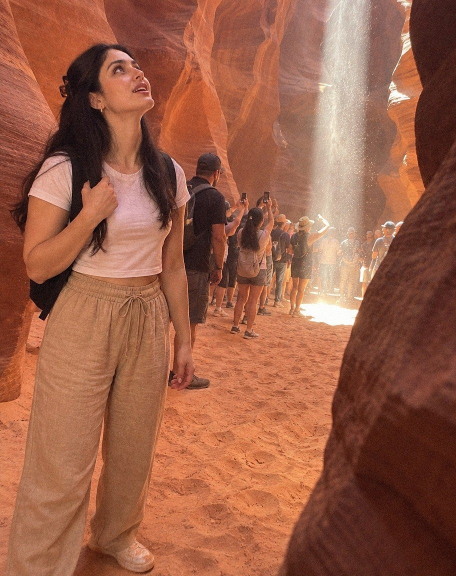
#> input picture photos/antelopecanyon-diary/01.jpg, 912 x 1152 px, found by its file name (shown at 1/2 size)
$ python make_page_reel.py ../photos/antelopecanyon-diary/01.jpg ../photos/antelopecanyon-diary/02.jpg ../photos/antelopecanyon-diary/02.jpg
#> lines starting #> are read from the running program, lines starting #| are printed output that depends on the picture
#!/usr/bin/env python3
"""make_page_reel.py SLIDES_DIR OUT.mp4 [VOICE.mp3|wav]

The magazine reel: a 10 s 9:16 flick through the seven carousel pages (slides/<name>/01..07.jpg).
  0.0- 1.5 s  the cover holds (the title is on it, readable with sound off on frame 0)
  then each page turns like a magazine page: the sheet rotates about the left spine, its free edge
  sweeping right-to-left with a little perspective and a shadow on the page beneath, 1.4 s a page;
  ends on the back cover (the save line) so it loops.
Each page becomes a full 9:16 sheet: a flat top or bottom edge colour (any palette) extends above and below
the 1080x1350 page; photo pages extend with a blurred, darkened copy of themselves. Frames are drawn with Pillow and
piped to ffmpeg (libx264, yuv420p, 30 fps). With VOICE (Samaira's line, TopView text-to-speech, Kelly) the line is the reel's own audio, loudness-normalised to -16 LUFS, and the pages follow the
voice: the line is written as seven phrases in page order, no comma inside a phrase, a <#x#> pause marker between
phrases (the brief varies x with the content; a marker gap is always longer than the voice's own breath at a full stop),
so the six longest gaps in the audio (ffmpeg silencedetect) are the page-turn cues and each page holds as long as its
phrase. The back cover holds until 0.4 s after the voice ends. Fewer than six gaps: fixed 1.4 s clock. Without a voice the reel is silent (the
trending track is added in the Instagram app either way).
Env: FFMPEG.
"""
import os, subprocess, sys
from PIL import Image, ImageDraw, ImageFilter

src, out = sys.argv[1], sys.argv[2]
voice = sys.argv[3] if len(sys.argv) > 3 else None
FF = os.environ.get("FFMPEG", "ffmpeg")
W, H, FPS = 1080, 1920, 30
PW, PH = 1080, 1350
FOREST = (18, 62, 43)        # the ground behind a turning page
HOLD, TURN, SLIDE = 1.5, 0.5, 1.4            # cover hold, page-turn length, seconds per later page: 10.0 s total, nothing over 1.5 s
Y0 = (H - PH) // 2

def flat(page, y):
    """the page's colour at the top or bottom edge if a 200x24 patch there is one flat colour, else None"""
    patch = page.crop((PW // 2 - 100, y, PW // 2 + 100, y + 24))
    ex = patch.getextrema()
    if all(b - a < 10 for a, b in ex): return patch.getpixel((100, 12))
    return None

def sheet(page):
    """the page on its own 9:16 ground: above and below it, the page's own top/bottom colour when that is a
    paper colour (butter, lime, forest), otherwise a blurred, darkened copy of the page"""
    s = max(W / PW, H / PH); big = page.resize((round(PW * s), round(PH * s)), Image.BILINEAR)
#> after `s = max(W / PW, H / PH)`: s = 1.42
    blur = big.crop(((big.width - W) // 2, (big.height - H) // 2, (big.width - W) // 2 + W, (big.height - H) // 2 + H))
    blur = Image.blend(blur.filter(ImageFilter.GaussianBlur(30)), Image.new("RGB", (W, H), FOREST), 0.45)
    bg = blur
    for edge, box in ((flat(page, 4), (0, 0, W, Y0)), (flat(page, PH - 28), (0, Y0 + PH, W, H))):
#> in flat, `ex = patch.getextrema()`: ex = ((102, 246), (41, 158), (16, 126))
        if edge is not None:
            bg.paste(Image.new("RGB", (box[2] - box[0], box[3] - box[1]), edge), (box[0], box[1]))
#> this loop made 2 passes
    bg.paste(page, (0, Y0)); return bg
#> after `bg.paste(page, (0, Y0))`:
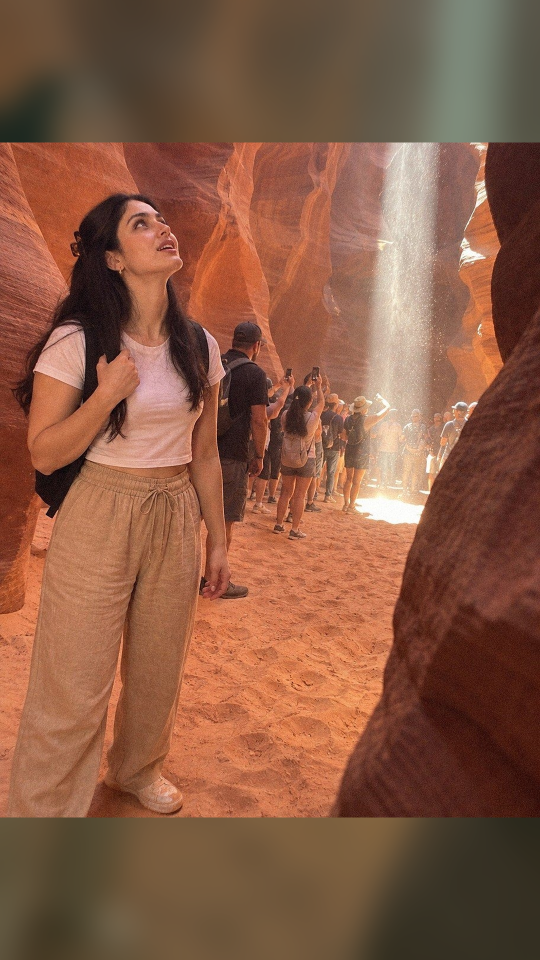
#> bg: PIL image 1080x1920 RGB (shown at 1/2 size); mean R, G, B 136.7, 90.2, 67.8

pages = [sheet(Image.open(os.path.join(src, f"{i:02d}.jpg")).convert("RGB").resize((PW, PH), Image.LANCZOS)) for i in range(1, 8)]
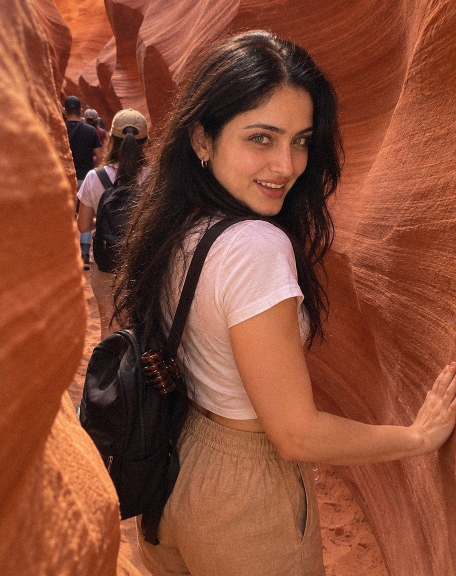
#> input picture photos/antelopecanyon-diary/02.jpg, 912 x 1152 px, found by its file name (shown at 1/2 size)
#> in sheet (call 2), `blur = big.crop(((big.width - W) // 2, (big.height - H) // 2, (big.wid..`:
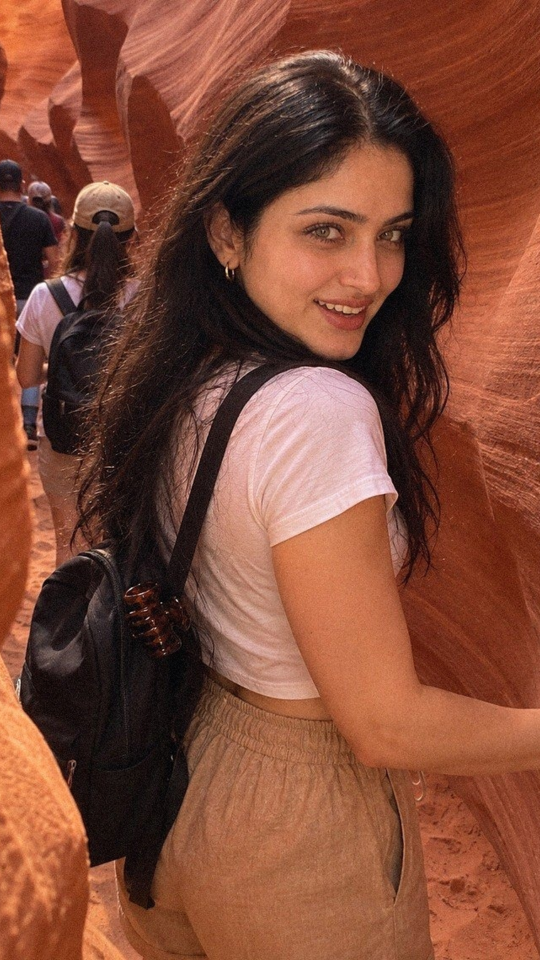
#> blur: PIL image 1080x1920 RGB (shown at 1/2 size); mean R, G, B 128.1, 73.7, 55.2
#> in sheet (call 2), `blur = Image.blend(blur.filter(ImageFilter.GaussianBlur(30)), Image.ne..`:
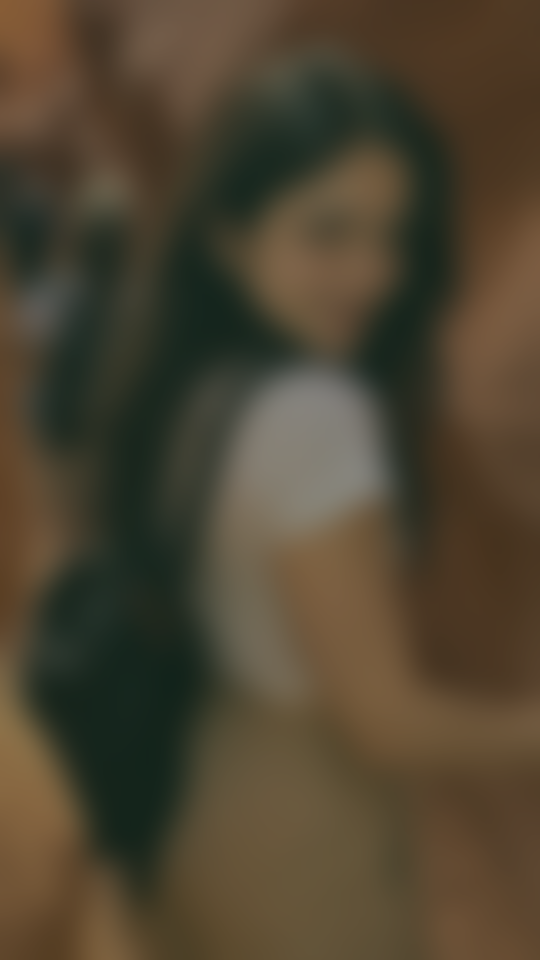
#> blur: PIL image 1080x1920 RGB (shown at 1/2 size); mean R, G, B 78.1, 68, 49.2
#> in flat (call 3), `patch = page.crop((PW // 2 - 100, y, PW // 2 + 100, y + 24))`:
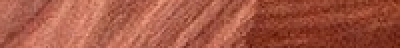
#> patch: PIL image 200x24 RGB (shown 2 times larger); mean R, G, B 164.3, 87.1, 67.5
#> in flat (call 3), `ex = patch.getextrema()`: ex = ((95, 244), (18, 165), (0, 142))
#> in flat (call 4), `patch = page.crop((PW // 2 - 100, y, PW // 2 + 100, y + 24))`:
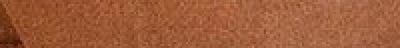
#> patch: PIL image 200x24 RGB (shown 2 times larger); mean R, G, B 158.5, 92.1, 58.2
#> in flat (call 4), `ex = patch.getextrema()`: ex = ((69, 198), (11, 135), (0, 101))
#> the loop in sheet (call 2), `for edge, box in ((flat(page, 4), (0, 0, W, Y0)), (flat(page, PH - 28)..` made 2 passes
#> in sheet (call 2), `bg.paste(page, (0, Y0))`:
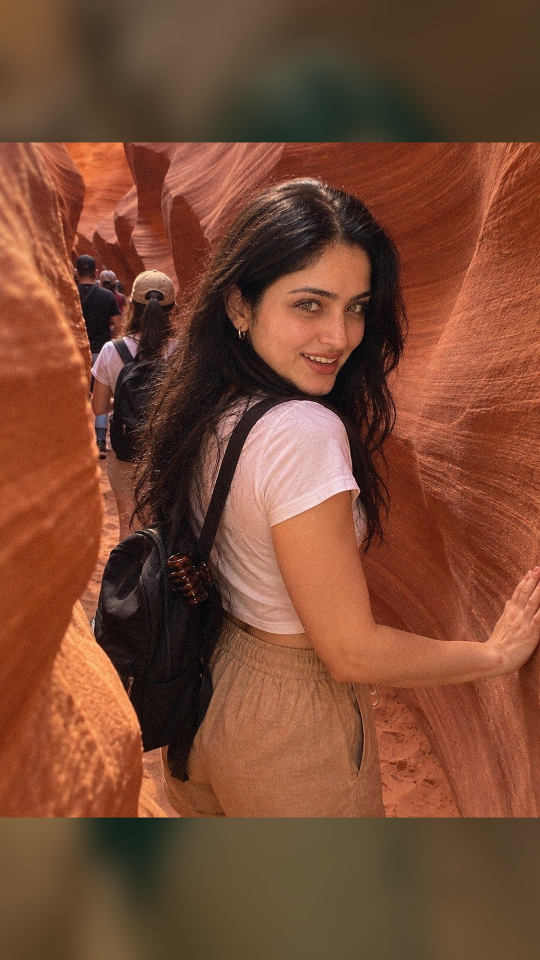
#> bg: PIL image 1080x1920 RGB (shown at 1/2 size); mean R, G, B 122.1, 73.3, 51.5
#> (the run stopped early here; a loop or call above may not have finished)
